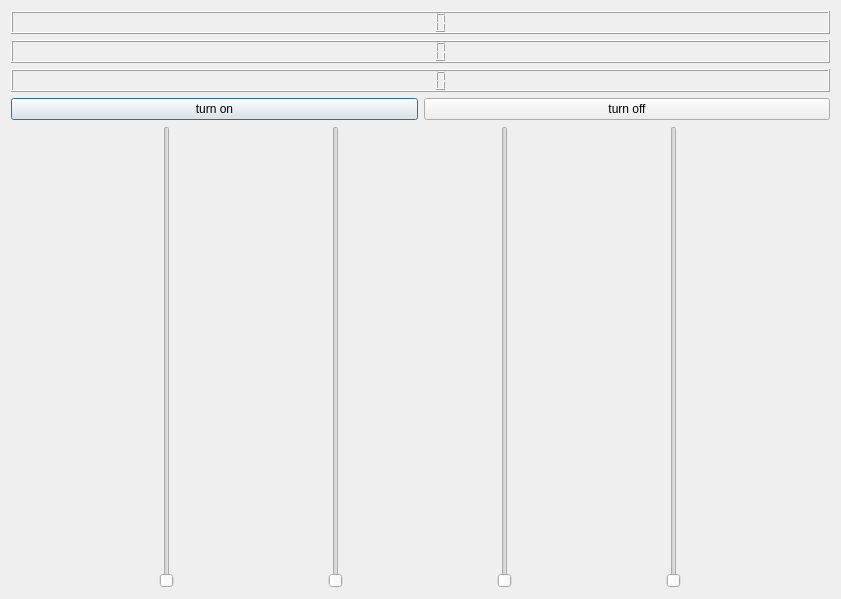
<?xml version="1.0" encoding="UTF-8"?>
<ui version="4.0">
 <class>Dialog</class>
 <widget class="QDialog" name="Dialog">
  <property name="geometry">
   <rect>
    <x>0</x>
    <y>0</y>
    <width>841</width>
    <height>599</height>
   </rect>
  </property>
  <property name="windowTitle">
   <string>Dialog</string>
  </property>
  <layout class="QVBoxLayout" name="verticalLayout_3">
   <item>
    <layout class="QVBoxLayout" name="verticalLayout">
     <item>
      <widget class="QLCDNumber" name="xLabel"/>
     </item>
     <item>
      <widget class="QLCDNumber" name="yLabel"/>
     </item>
     <item>
      <widget class="QLCDNumber" name="zLabel"/>
     </item>
    </layout>
   </item>
   <item>
    <layout class="QHBoxLayout" name="horizontalLayout">
     <item>
      <widget class="QPushButton" name="turnOnButton">
       <property name="text">
        <string>turn on</string>
       </property>
      </widget>
     </item>
     <item>
      <widget class="QPushButton" name="turnOffButton">
       <property name="text">
        <string>turn off</string>
       </property>
      </widget>
     </item>
    </layout>
   </item>
   <item>
    <layout class="QHBoxLayout" name="horizontalLayout_2">
     <item>
      <widget class="QSlider" name="verticalSlider_3">
       <property name="orientation">
        <enum>Qt::Vertical</enum>
       </property>
      </widget>
     </item>
     <item>
      <widget class="QSlider" name="verticalSlider_4">
       <property name="orientation">
        <enum>Qt::Vertical</enum>
       </property>
      </widget>
     </item>
     <item>
      <widget class="QSlider" name="verticalSlider_2">
       <property name="orientation">
        <enum>Qt::Vertical</enum>
       </property>
      </widget>
     </item>
     <item>
      <widget class="QSlider" name="verticalSlider">
       <property name="orientation">
        <enum>Qt::Vertical</enum>
       </property>
      </widget>
     </item>
    </layout>
   </item>
  </layout>
 </widget>
 <resources/>
 <connections/>
</ui>
